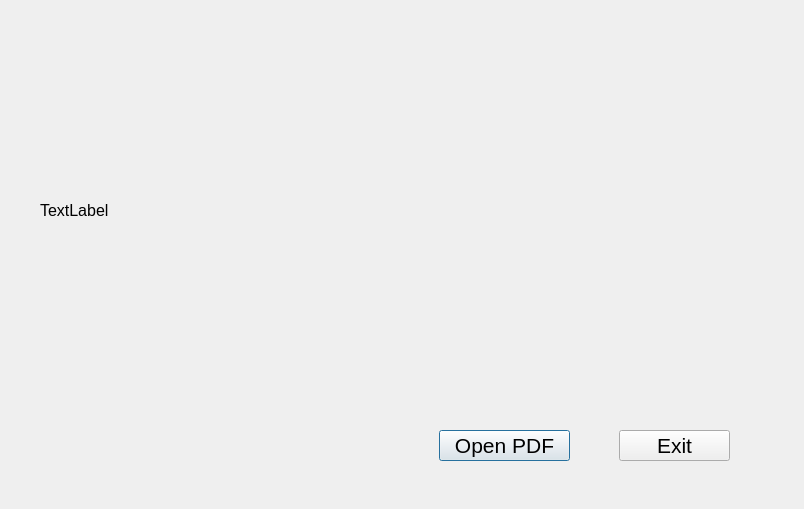
<?xml version="1.0" encoding="UTF-8"?>
<ui version="4.0">
 <class>finalWindow</class>
 <widget class="QDialog" name="finalWindow">
  <property name="geometry">
   <rect>
    <x>0</x>
    <y>0</y>
    <width>804</width>
    <height>509</height>
   </rect>
  </property>
  <property name="windowTitle">
   <string>Dialog</string>
  </property>
  <widget class="QLabel" name="label">
   <property name="geometry">
    <rect>
     <x>40</x>
     <y>20</y>
     <width>571</width>
     <height>381</height>
    </rect>
   </property>
   <property name="font">
    <font>
     <pointsize>12</pointsize>
    </font>
   </property>
   <property name="text">
    <string>TextLabel</string>
   </property>
  </widget>
  <widget class="QPushButton" name="pushButton_openPDF">
   <property name="geometry">
    <rect>
     <x>439</x>
     <y>430</y>
     <width>131</width>
     <height>31</height>
    </rect>
   </property>
   <property name="font">
    <font>
     <pointsize>16</pointsize>
    </font>
   </property>
   <property name="text">
    <string>Open PDF</string>
   </property>
  </widget>
  <widget class="QPushButton" name="pushButton_Exit">
   <property name="geometry">
    <rect>
     <x>619</x>
     <y>430</y>
     <width>111</width>
     <height>31</height>
    </rect>
   </property>
   <property name="font">
    <font>
     <pointsize>16</pointsize>
    </font>
   </property>
   <property name="text">
    <string>Exit</string>
   </property>
  </widget>
 </widget>
 <resources/>
 <connections/>
</ui>
